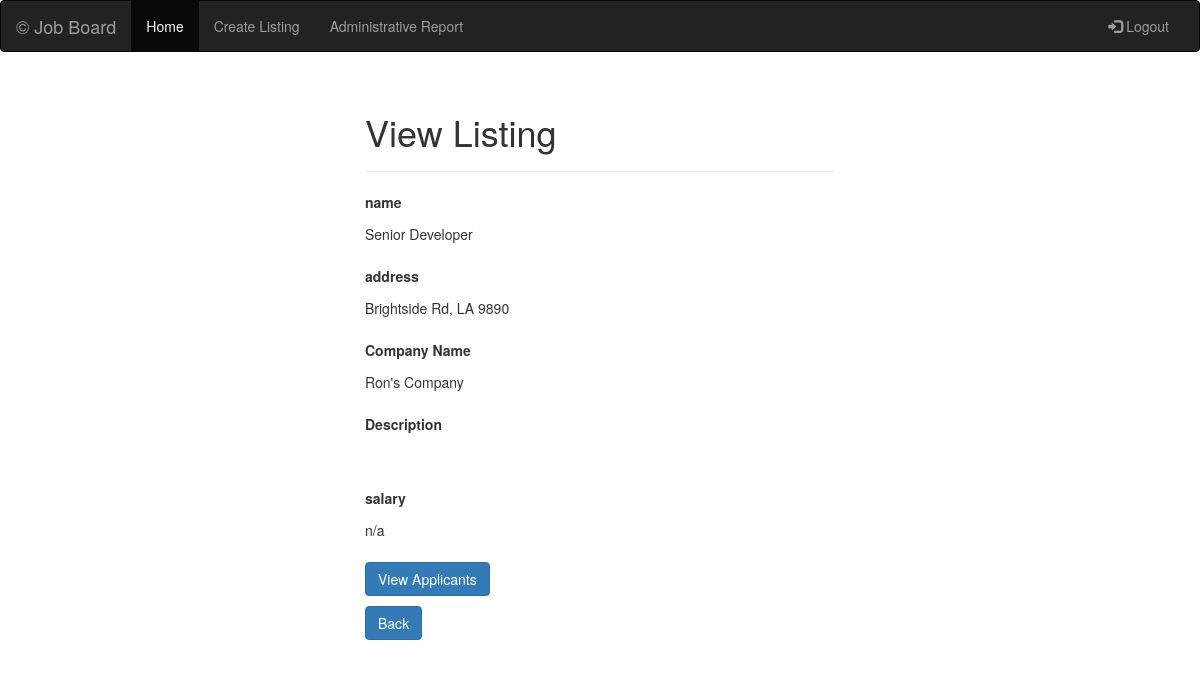
The app's page /jobapp/recruiter/read.php?id=13 with its own data.
### tables this page shows
CREATE TABLE `Job_Opening` (
  `id` int(11) NOT NULL,
  `name` varchar(100) NOT NULL,
  `address` varchar(100) NOT NULL,
  `company` varchar(100) NOT NULL,
  `salary` varchar(100) NOT NULL,
  `sc_email` varchar(100) NOT NULL,
  `Date` timestamp NULL DEFAULT CURRENT_TIMESTAMP,
  `Field` varchar(20) DEFAULT NULL,
  `State` varchar(2) DEFAULT NULL,
  `Education` varchar(15) NOT NULL
);

### jobapp/recruiter/read.php (the view, shortened to what this page needs)
<?php include 'inc/rheader2.php' ?>
<?php
if(isset($_GET["id"]) && !empty(trim($_GET["id"]))){
    require_once '../config/app_config.php';
    $sql = "SELECT * FROM Job_Opening WHERE id = ?";
    if($stmt = mysqli_prepare($link, $sql)){
        mysqli_stmt_bind_param($stmt, "i", $param_id);
        if(mysqli_stmt_execute($stmt)){
            $result = mysqli_stmt_get_result($stmt);
            if(mysqli_num_rows($result) == 1){
                $row = mysqli_fetch_array($result, MYSQLI_ASSOC);
            } else{
                header("location: error.php");
                exit();
            }
        } else{
            echo "Oops! Something went wrong. Please try again later.";
        }
    }
} else{
    header("location: error.php");
    exit();
}
?>
<!DOCTYPE html>
<html lang="en">
<head>
    <link rel="stylesheet" href="https://maxcdn.bootstrapcdn.com/bootstrap/3.3.7/css/bootstrap.css">
</head>
<body>
    <div class="wrapper">
        <div class="container-fluid">
            <div class="row">
                <div class="col-md-12">
                    <div class="page-header">
                        <h1>View Listing</h1>
                    </div>
                    <div class="form-group">
                        <label>name</label>
                        <p class="form-control-static"><?php echo $row["name"]; ?></p>
                    </div>
                    <div class="form-group">
                        <label>address</label>
                        <p class="form-control-static"><?php echo $row["address"]; ?></p>
                    </div>
                    <div class="form-group">
                        <label>Company Name</label>
                        <p class="form-control-static"><?php echo $row["company"]; ?></p>
                    </div>
                    <div class="form-group">
                        <label>Description</label>
                        <p class="form-control-static"><?php echo $row["description"]; ?></p>
                    </div>
                    <div class="form-group">
                        <label>salary</label>
                        <p class="form-control-static"><?php echo $row["salary"]; ?></p>
                    </div>
                    <p><a href="viewer.php" class="btn btn-primary">View Applicants</a></p>
                    <p><a href="ind.php" class="btn btn-primary">Back</a></p>
                </div>
            </div>
        </div>
    </div>
</body>
</html>

### jobapp/recruiter/read.php (style rules this page uses)
.wrapper { width: 500px; margin: 0 auto; }

### records on screen
job_opening: name "Senior Developer", address "Brightside Rd, LA 9890", company "Ron's Company", salary "n/a"
